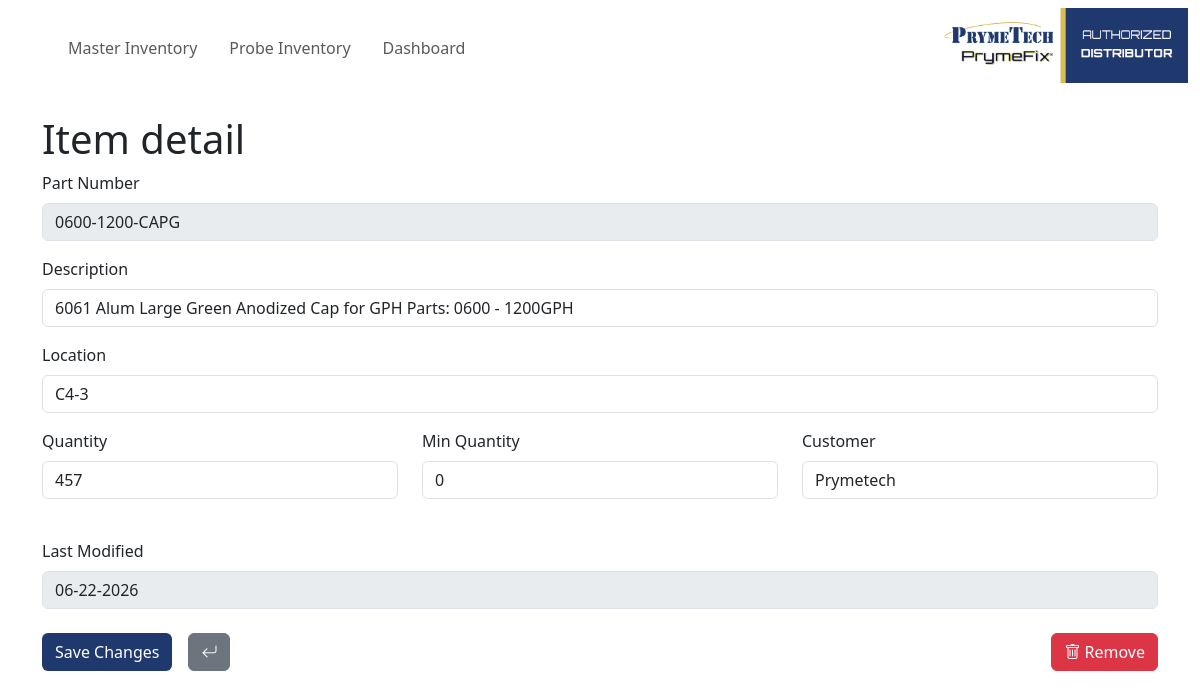
The app's page /33 with its own data.
### tables this page shows
CREATE TABLE inventory (
  id INTEGER PRIMARY KEY AUTOINCREMENT,
  part_number TEXT NOT NULL UNIQUE,
  description TEXT,
  location TEXT,
  quantity INTEGER NOT NULL DEFAULT 0,
  min_quantity INTEGER NOT NULL DEFAULT 0,
  customer TEXT,
  last_modify_date TEXT NOT NULL
);

### app.py (the view, shortened to what this page needs)
@app.route("/<int:item_id>", methods=["GET", "POST"])
def item_detail(item_id):
    conn = get_conn()
    row = conn.execute("SELECT * FROM inventory WHERE id = ?", (item_id,)).fetchone()
    if row is None:
        flash("Item not found.", "error")
        return redirect(url_for("inventory_list"))
    item = serialize_row(row)
    return render_template("item_detail.html", item=item)

### app.py (called while the page is built)
def get_conn():
    return import_inventory.get_db_connection(DB_PATH)

def serialize_row(row):
    return {key: row[key] for key in row.keys()}

### import_inventory.py (called while the page is built)
def get_db_connection(db_path=DB_PATH):
    conn = sqlite3.connect(db_path, isolation_level=None, detect_types=sqlite3.PARSE_DECLTYPES)
    conn.row_factory = sqlite3.Row
    conn.execute("PRAGMA foreign_keys = ON")
    ensure_schema(conn)
    return conn

def ensure_schema(conn):
    if not os.path.exists(SCHEMA_FILE):
        return
    with open(SCHEMA_FILE, "r", encoding="utf-8") as fp:
        conn.executescript(fp.read())

### templates/item_detail.html (shortened to what this page needs)
{% extends 'layout.html' %}
{% block content %}
  <h1>Item detail</h1>
  <form method="post">
    <div class="mb-3">
      <label class="form-label">Part Number</label>
      <input class="form-control" value="{{ item.part_number }}" disabled>
    </div>
    <div class="mb-3">
      <label class="form-label">Description</label>
      <input class="form-control" name="description" value="{{ item.description or '' }}">
    </div>
    <div class="mb-3">
      <label class="form-label">Location</label>
      <input class="form-control" name="location" value="{{ item.location or '' }}">
    </div>
    <div class="row">
      <div class="col-md-4 mb-3">
        <label class="form-label">Quantity</label>
        <input class="form-control" name="quantity" type="number" value="{{ item.quantity }}">
      </div>
      <div class="col-md-4 mb-3">
        <label class="form-label">Min Quantity</label>
        <input class="form-control" name="min_quantity" type="number" value="{{ item.min_quantity }}">
      </div>
      <div class="col-md-4 mb-3">
        <label class="form-label">Customer</label>
        <input class="form-control" name="customer" value="{{ item.customer or '' }}">
      </div>
    </div>
    <div class="mb-3 mt-4">
      <label class="form-label">Last Modified</label>
      <input class="form-control" value="{{ item.last_modify_date }}" disabled>
    </div>
      <div class="mb-4 mt-4" style="display: flex; gap: 1rem;">
      <button class="btn" style="background-color: #1f396e; color: white;" type="submit">Save Changes</button>
      <a class="btn btn-secondary" href="{{ url_for('inventory_list') }}"><i class="bi bi-arrow-return-left"></i></a>
      <a
        class="btn btn-danger"
        style="margin-left: auto;"
        href="{{ url_for('remove_inventory_item', item_id=item.id) }}"
        onclick="return confirm('Are you sure you want to remove this item from inventory?');">
        <i class="bi bi-trash"></i> Remove
      </a>
    </div>
  </form>
{% endblock %}

### records on screen
inventory: part_number "0600-1200-CAPG", description "6061 Alum Large Green Anodized Cap for GPH Parts: 0600 - 1200GPH", location "C4-3", quantity "457", min_quantity "0", customer "Prymetech", last_modify_date "06-22-2026"
